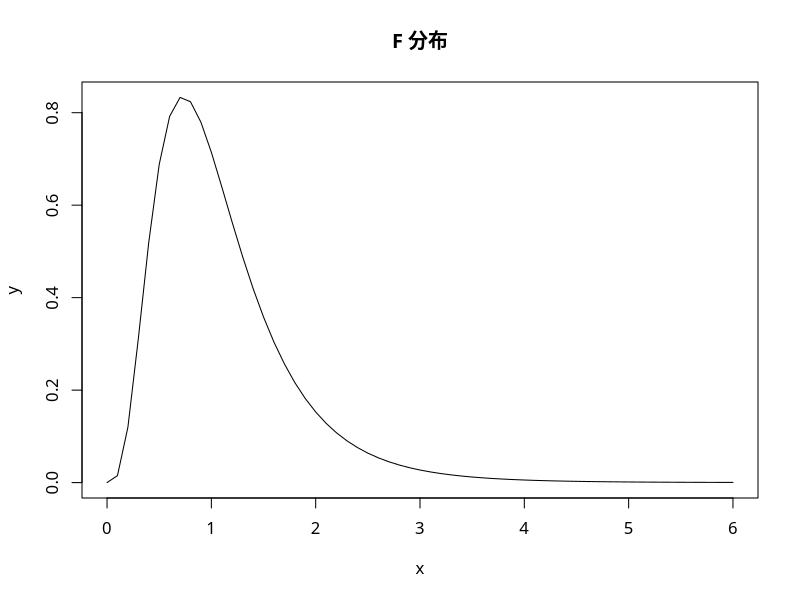

Reproduce this figure in R.
x = seq(0,6,by=0.1)
y = df(x,10,20)
par(family="HiraMaruProN-W4")                  
plot(x,y,type='l',xlab='x',ylab='y',main='F 分布')
